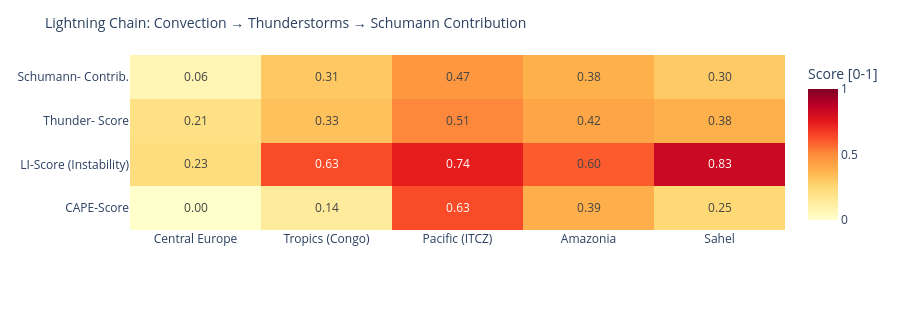

This figure's notebook cell:
### Code cell
# ============================================================
# LIGHTNING CHAIN: Convection → Thunderstorms → Schumann
# Shows the causal chain per measurement point as heatmap
# ============================================================

def cape_score(v):
    """CAPE → normalized score [0,1]"""
    if v is None or pd.isna(v): return 0.0
    return min(1.0, float(v) / 3000)

def li_score(v):
    """Lifted Index: negative = unstable → score [0,1]"""
    if v is None or pd.isna(v): return 0.3
    return min(1.0, max(0.0, (-float(v) + 6) / 12))

def cloud_score(v):
    if v is None or pd.isna(v): return 0.3
    return float(v) / 100

def thunder_score(row):
    """Kombinierter Gewitterwahrscheinlichkeits-Score
    CAPE + LI + Bedeckung + WMO-Gewitter + konvektiver Niederschlag (showers)
    Hinweis: X-Ray und Kp sind kein Bestandteil – nur geomagn./solarer Kontext.
    """
    cs = cape_score(row.get('cape'))
    ls = li_score(row.get('li'))
    cl = cloud_score(row.get('cloud'))
    t  = 1.0 if row.get('thunderstorm') else 0.0
    # Convective precipitation (showers) as additional indicator
    sh = min(1.0, (row.get('showers') or 0) / 5.0)
    return round(cs * 0.30 + ls * 0.25 + cl * 0.15 + t * 0.20 + sh * 0.10, 3)

def schumann_contribution(t_score, lat):
    """Schumann contribution: higher in tropics (±30°), scaled by thunderstorm score"""
    lat_weight = max(0.3, 1.0 - abs(lat) / 60)
    return round(t_score * lat_weight, 3)

df_atm['cape_score']   = df_atm.apply(lambda r: cape_score(r['cape']), axis=1)
df_atm['li_score']     = df_atm.apply(lambda r: li_score(r['li']),    axis=1)
df_atm['thunder_score']= df_atm.apply(lambda r: thunder_score(r.to_dict()), axis=1)
df_atm['schumann_contribution'] = df_atm.apply(
    lambda r: schumann_contribution(r['thunder_score'], r['lat']), axis=1)

metrics = ['cape_score', 'li_score', 'thunder_score', 'schumann_contribution']
labels  = ['CAPE-Score', 'LI-Score\n(Instability)', 'Thunder-\nScore', 'Schumann-\nContrib.']
z_data  = [df_atm[m].tolist() for m in metrics]

fig = go.Figure(go.Heatmap(
    z=z_data,
    x=df_atm['point'].tolist(),
    y=labels,
    colorscale='YlOrRd',
    zmin=0, zmax=1,
    text=[[f'{v:.2f}' for v in row] for row in z_data],
    texttemplate='%{text}', textfont=dict(size=12),
    colorbar=dict(title='Score [0-1]')
))
fig.update_layout(
    title=dict(text='Lightning Chain: Convection → Thunderstorms → Schumann Contribution', font=dict(size=14)),
    height=310,
    plot_bgcolor='rgba(0,0,0,0)', paper_bgcolor='rgba(0,0,0,0)',
    margin=dict(l=130, r=80, t=55, b=80)
)
fig.show()

### Figure 1 — Plotly figure (JSON) as saved in the notebook; plotly's stock layout.template omitted (floating-point values rounded to 4 significant figures)
{"data": [{"colorbar": {"title": {"text": "Score [0-1]"}}, "colorscale": [[0.0, "rgb(255,255,204)"], [0.125, "rgb(255,237,160)"], [0.25, "rgb(254,217,118)"], [0.375, "rgb(254,178,76)"], [0.5, "rgb(253,141,60)"], [0.625, "rgb(252,78,42)"], [0.75, "rgb(227,26,28)"], [0.875, "rgb(189,0,38)"], [1.0, "rgb(128,0,38)"]], "text": [["0.00", "0.14", "0.63", "0.39", "0.25"], ["0.23", "0.63", "0.74", "0.60", "0.83"], ["0.21", "0.33", "0.51", "0.42", "0.38"], ["0.06", "0.31", "0.47", "0.38", "0.30"]], "textfont": {"size": 12}, "texttemplate": "%{text}", "type": "heatmap", "x": ["Central Europe", "Tropics (Congo)", "Pacific (ITCZ)", "Amazonia", "Sahel"], "y": ["CAPE-Score", "LI-Score\n(Instability)", "Thunder-\nScore", "Schumann-\nContrib."], "z": [[0.0, 0.1367, 0.6333, 0.3867, 0.25], [0.225, 0.6333, 0.7417, 0.6, 0.8333], [0.206, 0.328, 0.51, 0.416, 0.382], [0.062, 0.306, 0.467, 0.381, 0.299]], "zmax": 1, "zmin": 0}], "layout": {"height": 310, "margin": {"b": 80, "l": 130, "r": 80, "t": 55}, "paper_bgcolor": "rgba(0,0,0,0)", "plot_bgcolor": "rgba(0,0,0,0)", "title": {"font": {"size": 14}, "text": "Lightning Chain: Convection → Thunderstorms → Schumann Contribution"}}}
